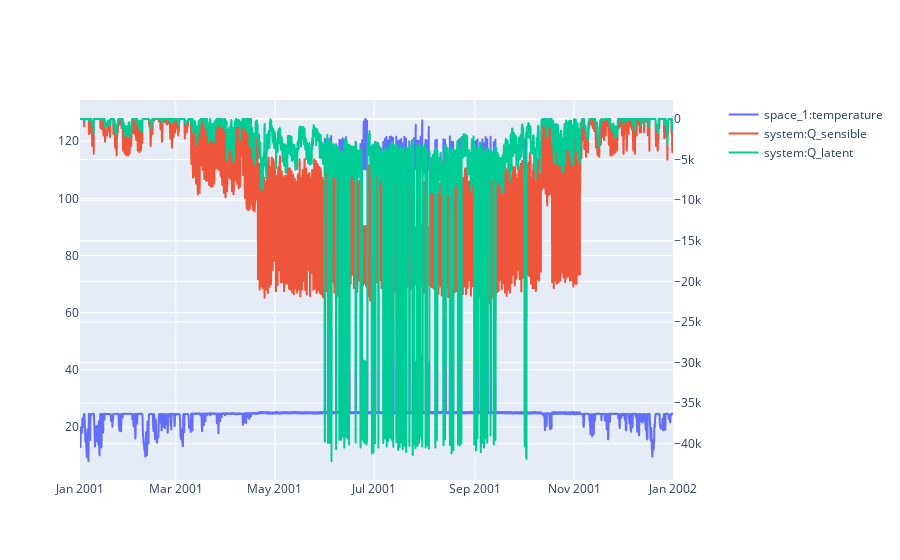

Write notebook code for a chart like this one.
### Code cell
variables = [pro.component("space_1").variable("temperature"),
             pro.component("system").variable("Q_sensible"),
             pro.component("system").variable("Q_latent"),
             ]
sim.plot(pro.dates(),variables,axis=[1,2,2])

### Figure 1 — Plotly figure (JSON) as saved in the notebook; plotly's stock layout.template omitted (floating-point values rounded to 4 significant figures; data arrays with more than 128 entries replaced by an {"elided": "..."} marker saying what was removed)
{"data": [{"hovertemplate": "date=%{x}<br>space_1:temperature=%{y}<extra></extra>", "legendgroup": "", "line": {"dash": "solid"}, "marker": {"symbol": "circle"}, "mode": "lines", "name": "space_1:temperature", "showlegend": true, "type": "scattergl", "x": {"elided": "8760 str values"}, "xaxis": "x", "y": {"elided": "8760 float values"}, "yaxis": "y"}, {"hovertemplate": "date=%{x}<br>system:Q_sensible=%{y}<extra></extra>", "legendgroup": "", "line": {"dash": "solid"}, "marker": {"symbol": "circle"}, "mode": "lines", "name": "system:Q_sensible", "showlegend": true, "type": "scattergl", "x": {"elided": "8760 str values"}, "xaxis": "x", "y": {"elided": "8760 float values"}, "yaxis": "y2"}, {"hovertemplate": "date=%{x}<br>system:Q_latent=%{y}<extra></extra>", "legendgroup": "", "line": {"dash": "solid"}, "marker": {"symbol": "circle"}, "mode": "lines", "name": "system:Q_latent", "showlegend": true, "type": "scattergl", "x": {"elided": "8760 str values"}, "xaxis": "x", "y": {"elided": "8760 float values"}, "yaxis": "y2"}], "layout": {"xaxis": {"anchor": "y", "domain": [0, 0.94]}, "yaxis": {"anchor": "x", "domain": [0, 1]}, "yaxis2": {"anchor": "x", "overlaying": "y", "side": "right"}}}
